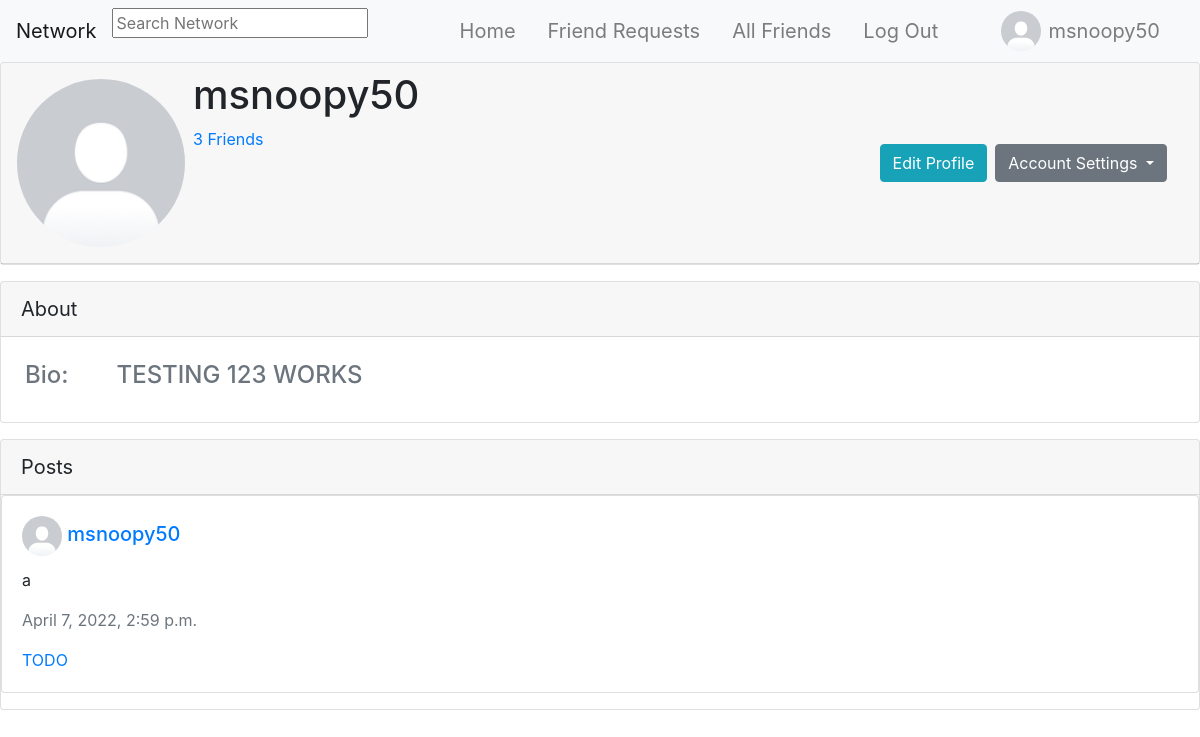
Before: /profile/14 (signed in) with the older database file.
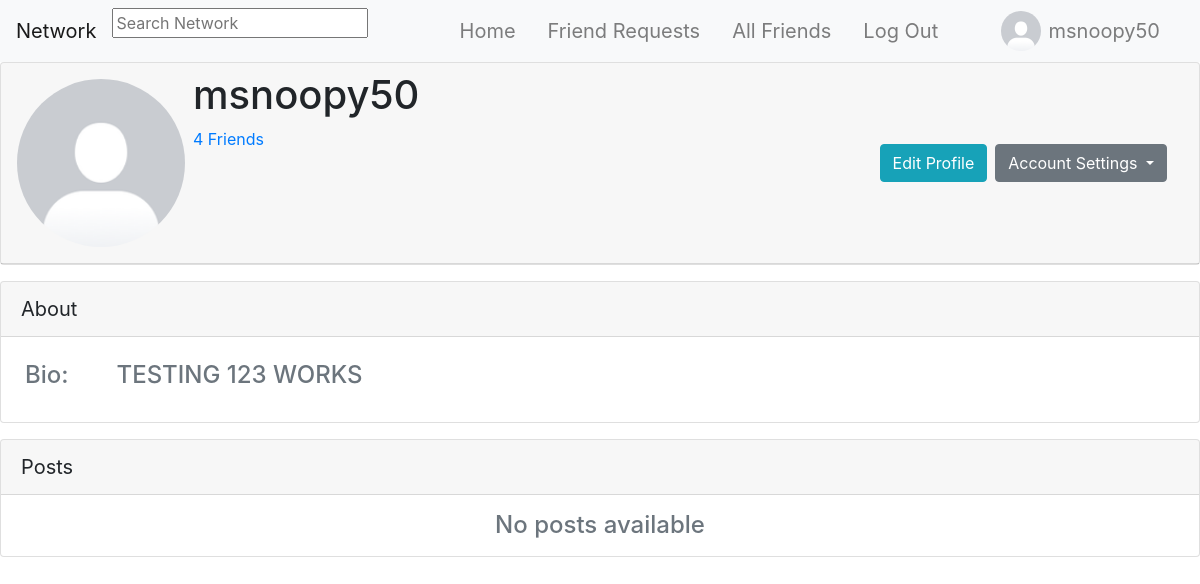
After: the same page with the newer database file.
### network/models.py (models this page shows, shortened)
class UserProfile(models.Model):
    user = models.OneToOneField(User, primary_key=True, related_name="profile", on_delete=models.CASCADE)
    bio = models.TextField(blank=True, default="No Bio...", max_length=101)
    picture = models.ImageField(blank=True, default="default_profile_image.png")
    friends = models.ManyToManyField(User, blank=True, related_name="friends")
    blocked = models.ManyToManyField(User, blank=True, related_name="blocked")

class Post(models.Model):
    author = models.ForeignKey(UserProfile, on_delete=models.CASCADE)
    description = models.TextField()
    only_friends = models.BooleanField(default=False)
    only_me = models.BooleanField(default=False)
    timestamp = models.DateTimeField(default=timezone.now)

class User(AbstractUser):
    pass

### network/views.py (the view)
# urls.py: path("profile/<int:profile_id>", views.show_profile, name="profile"),
@login_required
def show_profile(request, profile_id):
    try:
        profile = UserProfile.objects.get(pk=profile_id)
        context = {
            "profile": profile,
            "posts": Post.objects.filter(author=profile).order_by('-timestamp'),
            "friend_request_available": not request.user.is_anonymous and not profile.user in request.user.profile.friends.all() and profile.user != request.user and not profile.user in request.user.profile.blocked.all(),
            "currently_friended": not request.user.is_anonymous and profile.user in request.user.profile.friends.all(),
            "self_in_friend_request": self_in_friend_request(profile.user, request.user),
            "self_in_profile_friend_request": self_in_profile_friend_request(request.user, profile.user)
        }
        if self_in_profile_friend_request(request.user, profile.user):
            friend_request = FriendRequest.objects.get(to_user=request.user, from_user=profile.user)
            context["friend_request_id"] = friend_request.id
        if request.user != profile.user:
            context["mutual_friends"] = mutual_friends(request.user.profile, profile)
            context["mutual_friends_amount"] = mutual_friends(request.user.profile, profile).count()
            if context["mutual_friends_amount"] >= 8:
                context["limited_mutual_friends"] = limited_mutual_friends(request.user.profile, profile)
    except UserProfile.DoesNotExist:
        return JsonResponse({"error": "User matching query does not exist."})
    return render(request, "network/profile.html", context)

### network/views.py (called while the page is built)
def self_in_friend_request(to_user, from_user):
    try:
        FriendRequest.objects.get(to_user=to_user, from_user=from_user)
        return True
    except FriendRequest.DoesNotExist:
        return False

def self_in_profile_friend_request(to_user, from_user):
    try:
        FriendRequest.objects.get(to_user=to_user, from_user=from_user)
        return True
    except FriendRequest.DoesNotExist:
        return False

### templates/network/profile.html (shortened to what this page needs)
{% extends "network/layout.html" %} {% load static %}
{% block body %}
    {% if not request.user in profile.blocked.all and not profile.user in request.user.profile.blocked.all %}
    <div id="profile">
        <div class="card">
            <div class="card-header d-flex p-2">
                <div class="m-2">
                    <img class="profile_picture" src="{{ profile.picture.url }}" alt="Profile Picture" style="border-radius: 50%" id="default_profile_picture" width="168" height="168">
                </div>
                <div class="d-flex flex-column">
                    <div>
                        <h1>
                            {{ profile.user.username }}
                        </h1>
                    </div>
                    <div>
                        <div>
                            <a href="{% url 'profile_friends' profile.user.id %}">
                                {{ profile.friends.count }} Friends
                            </a>
                        </div>
                    </div>
                </div>
                    <div class="d-flex ml-auto align-items-center p-2">
                        {% if request.user == profile.user %}
                        <div class="mr-2">
                            <button type="button" class="btn btn-info"
                                data-toggle="modal" data-target="#profileModal">Edit Profile</button>
                        </div>
                        <div class="dropdown">
                            <button class="btn btn-secondary dropdown-toggle" type="button" id="dropdownMenuButton" data-toggle="dropdown" aria-haspopup="true" aria-expanded="false">
                            Account Settings
                            </button>
                        {% endif %}
                    </div>
                    <div class="d-flex align-items-center p-2">
                    </div>
                </div>
            </div>
        </div>
    </div>
    <div class="card mt-3">
        <div class="card-header" style="font-size: 20px;">About</div>
            <div class="d-flex justify-content-start text-muted">
                <div class="m-3 p-2">
                    <h4>Bio:</h4>
                </div>
                <div class="m-3 p-2">
                    <h4 id="default_profile_bio">
                        {{ profile.bio }}
                    </h4>
                </div>
            </div>
        </div>
    </div>
    <div class="card mt-3">
        <div class="card-header" style="font-size: 20px;">Posts</div>
        {% for post in posts %}
            {% include "network/posts.html" %}
        {% empty %}
            <div class="d-flex justify-content-center text-muted">
                <h4 class="mt-3 mb-3">No posts available</h4>
            </div>
        {% endfor %}
    </div>
    {% endif %}
{% endblock body %}

### templates/network/posts.html (shortened to what this page needs)
{% if post.only_friends %}
    {% if post.author.user in request.user.profile.friends.all or request.user in post.author.friends.all or post.author.user == request.user %}
        <div class="card mb-3">
            <div class="card-body">
                <h5 class="card-title">
                    <img src="{{ post.author.picture.url }}" alt="Post Auhor Profile Picture" width="40px" height="40px"
                        style="border-radius: 50%">
                    <a href="{% url 'profile' post.author.user.id %}">{{ post.author.user.username }}</a>
                </h5>
                <p class="card-text">{{ post.description }}</p>
                <p class="card-text text-muted">{{ post.timestamp }}</p>
                <a href="#" class="card-link">TODO</a>
            </div>
        </div>
    {% endif %}
{% endif %}

Changed rows visible on the page:
removed Post: author.picture (placeholder picture), author.user.username "msnoopy50", description "a", timestamp "April 7, 2022, 2:59 p.m."
computed for UserProfile "TESTING 123 WORKS": friends.count "3" → "4"
Other visible differences:
text now shown: "No posts available"
